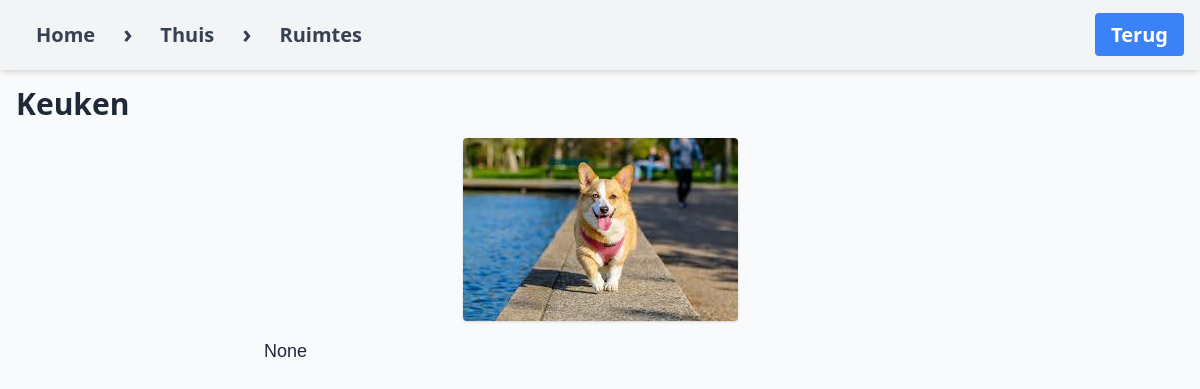
/word/1/, run on the app's committed database.
### ftwapp/models.py (models this page shows, shortened)
class Word(models.Model):
    name = models.CharField(max_length=100)
    image = models.ImageField(upload_to='words/', blank=True, null=True)
    subcategory = models.ForeignKey(Subcategory, on_delete=models.CASCADE, related_name='words')
    description = models.TextField(blank=True, null=True)

class Subcategory(models.Model):
    name = models.CharField(max_length=200)
    category = models.ForeignKey(Category, related_name='subcategories', on_delete=models.CASCADE)
    image = models.ImageField(upload_to='subcategories/', blank=True, null=True)

class Category(models.Model):
    name = models.CharField(max_length=100)
    image = models.ImageField(upload_to='categories/')
    parent = models.ForeignKey('self', null=True, blank=True, related_name='child_categories', on_delete=models.CASCADE)

### ftwapp/views.py (the view)
# urls.py: path('word/<int:pk>/', views.word_detail, name='word_detail'),
def word_detail(request, pk):
    word = get_object_or_404(Word, pk=pk)
    return render(request, 'word_detail.html', {'word': word})

### ftwapp/templates/word_detail.html (shortened to what this page needs)
{% extends "base.html" %}
{% load static %}
{% block nav_button %}
<a href="{% url 'subcategory_detail' word.subcategory.pk %}"
    class="bg-blue-500 text-white px-4 py-2 rounded hover:bg-blue-600 transition">Terug</a>
{% endblock %}
{% block breadcrumbs %}
<span>›</span>
<a href="{% url 'category_detail' word.subcategory.category.pk %}" class="hover:underline">{{word.subcategory.category.name }}</a>
<span>›</span>
<a href="{% url 'subcategory_detail' word.subcategory.pk %}" class="hover:underline">{{ word.subcategory.name }}</a>
{% endblock %}
{% block content %}
<h1 class="text-3xl font-bold mb-4">{{ word.name }}</h1>
{% if word.image %}
<img src="{{ word.image.url }}" alt="{{ word.name }}" style="max-height: 66vh;" class="mb-4 rounded shadow mx-auto">
{% else %}
<img src="{% static 'images/default.jpg' %}" alt="Default Image" style="max-height: 66vh;" class="mb-4 rounded shadow mx-auto">
{% endif %}
<p class="text-lg leading-relaxed max-w-2xl mx-auto" style="font-family: Verdana, Arial, sans-serif;">{{word.description}}</p>
{% endblock %}

### static/styles.css (style rules this page uses)
nav a, nav button { font-size: 20px; padding: 12px 20px; text-decoration: none; border: none; background: none; cursor: pointer; color: inherit; }
nav span { font-size: 25px; position: relative; top: 10px; }

### data on the page
Word: subcategory.category.name "Thuis", subcategory.name "Ruimtes", name "Keuken", description "None"
